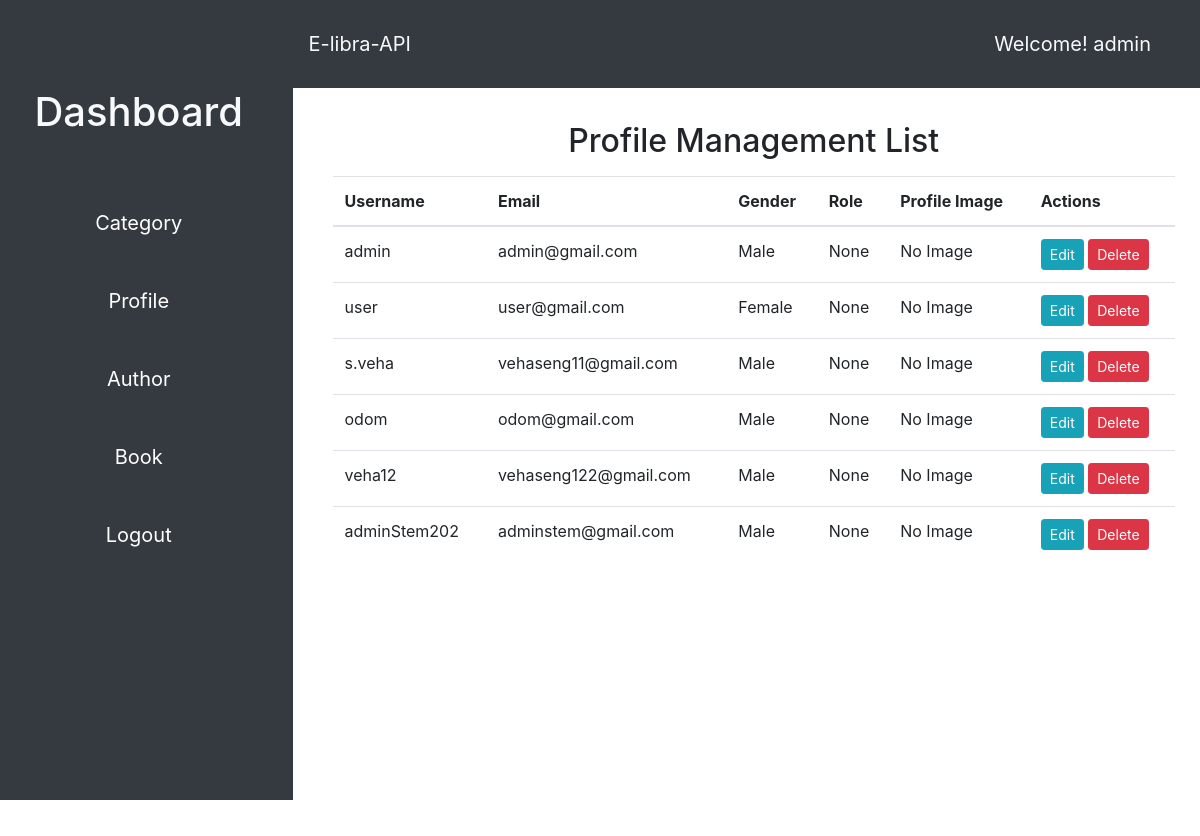
Screenshot of /profile (signed in) with the database file from the repository.
### app/models/__init__.py (models this page shows)
class User(db.Model, UserMixin):
    id = db.Column(db.Integer, primary_key=True)
    username = db.Column(db.String(50), unique=True, nullable=False)
    email = db.Column(db.String(120), nullable=False, unique=True)
    password_hash = db.Column(db.String, nullable=False)
    gender = db.Column(db.String(10))
    role = db.Column(db.String)
    profile = db.relationship('Profile', back_populates='user')
    payments = db.relationship('Payment', back_populates='user')

class Profile(db.Model):
    id = db.Column(db.Integer, primary_key=True)
    username = db.Column(db.String(50), nullable=False, unique=True)
    email = db.Column(db.String(120), nullable=False, unique=True)
    password_hash = db.Column(db.String, nullable=False)
    gender = db.Column(db.String(10))
    role = db.Column(db.String)
    profile_image = db.Column(db.String(255),nullable=True)
    user_id = db.Column(db.Integer, db.ForeignKey('user.id'))
    user = db.relationship('User', back_populates='profile')

### app/views/main.py (the view, shortened to what this page needs)
@main.route('/profile', methods=['GET', 'POST'])
@login_required
def profile():
    username = current_user.username
    form = ProfileForm()
    profiles = Profile.query.all()
    return render_template('profile.html', form=form, profiles=profiles, username=username)

### app/views/auth/auth.py (called while the page is built)
@login_manager.user_loader
def load_user(username):
    return User.query.get(username)

### app/templates/profile.html (shortened to what this page needs)
{% extends "base.html" %} {% block title %}Profile{% endblock %} {% block content %}
<div class="container">
  <h2 class="text-center mt-4 mb-3">Profile Management List</h2>
  <div class="row">
    <div class="col-md-12">
      <table class="table">
        <thead>
          <tr>
            <th>Username</th>
            <th>Email</th>
            <th>Gender</th>
            <th>Role</th>
            <th>Profile Image</th>
            <th>Actions</th>
          </tr>
        </thead>
        <tbody>
          {% for profile in profiles %}
          <tr>
            <td>{{ profile.username }}</td>
            <td>{{ profile.email }}</td>
            <td>{{ profile.gender }}</td>
            <td>{{ profile.role }}</td>
            <td>
              {% if profile.profile_image %}
              <img src="{{ profile.profile_image }}" alt="Profile Image" class="img-thumbnail" width="100" />
              {% else %} No Image {% endif %}
            </td>
            <td>
              <button
                type="button"
                class="btn btn-sm btn-info edit-profile"
                data-toggle="modal"
                data-target="#editProfileModal"
                data-id="{{ profile.id }}"
                data-username="{{ profile.username }}"
                data-email="{{ profile.email }}"
                data-gender="{{ profile.gender }}"
                data-role="{{ profile.role }}"
              >
                Edit
              </button>
              <form
                method="post"
                action="{{ url_for('main.delete_profile', id=profile.id) }}"
                style="display: inline"
              >
                <button type="submit" class="btn btn-sm btn-danger">Delete</button>
              </form>
            </td>
          </tr>
          {% endfor %}
        </tbody>
      </table>
    </div>
  </div>
</div>
</div>
{% endblock %}

### app/templates/base.html (shortened to what this page needs)
<!DOCTYPE html>
<html lang="en">
  <head>
    <link href="https://stackpath.bootstrapcdn.com/bootstrap/4.3.1/css/bootstrap.min.css" rel="stylesheet" />
    <link rel="stylesheet" href="{{ url_for('static', filename='style.css') }}" />
  </head>
  <body>
    <div class="container-fluid">
      <div class="row">
        <aside class="col-md-3 col-lg-3 sidebar bg-dark">
          <div class="sidebar-sticky">
            <ul class="nav flex-column">
              {% if current_user.is_authenticated %}
              <h1 class="text-light my-5 text-center">Dashboard</h1>
              <li class="nav-item my-3 text-center">
                <a href="{{ url_for('main.category') }}" class="nav-link">Category</a>
              </li>
              <li class="nav-item my-3 text-center">
                <a href="{{ url_for('main.profile') }}" class="nav-link">Profile</a>
              </li>
              <li class="nav-item my-3 text-center">
                <a href="{{ url_for('main.author') }}" class="nav-link">Author</a>
              </li>
              <li class="nav-item my-3 text-center">
                <a href="{{ url_for('main.book') }}" class="nav-link">Book</a>
              </li>
              <li class="nav-item my-3 text-center">
                <a href="{{ url_for('auth.logout') }}" class="nav-link">Logout</a>
              </li>
              {% endif %}
            </ul>
          </div>
        </aside>
        <div class="w-auto col-lg-9 col-md-9">
          <section class="hero">
            <div class="hero-head">
              <nav class="navbar navbar-expand-lg d-flex navbar-light py-4 bg-dark justify-content-between">
                <a href="{{ url_for('main.index') }}" class="navbar-brand text-light text-center"
                  >E-libra-API</a
                >
                <span class="d-flex navbar-brand text-light text-center mr-5">Welcome! {{username}}</span>
              </nav>
            </div>
            <div class="hero-body">
              <div class="container has-text-centered">{% block content %}{% endblock %}</div>
            </div>
        </div>
      </div>
  </body>
</html>

### app/static/style.css (style rules this page uses)
.hero-body { padding: 10px; width: 100%; height: 90vh; background-color: #ffffff; }
.sidebar { width: 20%; }
.navbar { width: auto; margin-bottom: 5px; }
.nav-item { width: 100%; align-items: center; }
.row { height: 100vh; }
.sidebar-sticky { margin-top: 20px; font-size: 20px; }
.col-lg-9 { padding: 0; }
.container-fluid { height: 100vh; width: 100%; }
.hero { display: flex; flex-direction: column; justify-content: center; align-items: center; height: 100%; width: auto; }
.hero-head { width: 100%; }
.hero-body { flex-grow: 1; }

### app/templates/base.html (style rules this page uses)
html, body { height: 100%; }
.container-fluid { height: 100%; padding-right: 0; padding-left: 0; }
.sidebar { height: 100%; background-color: #343a40; padding: 20px; }
.sidebar-sticky { position: sticky; top: 0; padding-bottom: 20px; }
.nav-link { color: #fff; }
.navbar { margin-bottom: 0; }

### rows the page displays
User: username "admin"
Profile: username "admin", email "admin@gmail.com", gender "Male", role "None", shows "No Image"
Profile: username "user", email "user@gmail.com", gender "Female", role "None", shows "No Image"
Profile: username "s.veha", email "vehaseng11@gmail.com", gender "Male", role "None", shows "No Image"
Profile: username "odom", email "odom@gmail.com", gender "Male", role "None", shows "No Image"
Profile: username "veha12", email "vehaseng122@gmail.com", gender "Male", role "None", shows "No Image"
Profile: username "adminStem202", email "adminstem@gmail.com", gender "Male", role "None", shows "No Image"
